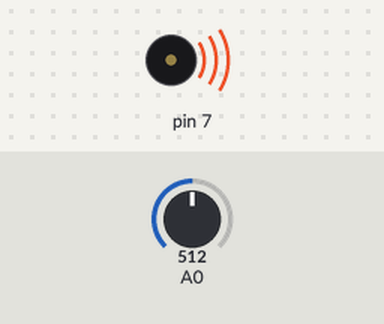
The sketch below on a simulated Arduino Uno, built with avr-gcc and run on an emulated ATmega328P. On the bench: buzzer (waves = sounding). The test bench sets the inputs (shaded band); at power-on: A0 = 512.

Above: at 1.2 s.
1.3 s: A0 set to 259
3.4 s: A0 set to 238
At 5.5 s:
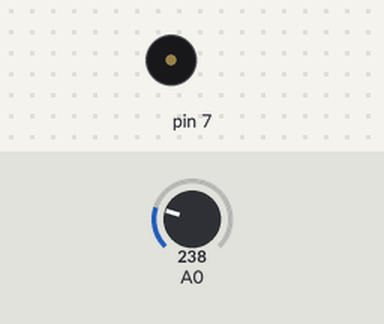
5.8 s: A0 set to 260
At 6.8 s:
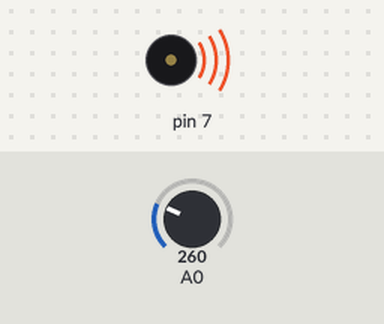
7.3 s: A0 set to 240
At 9.6 s:
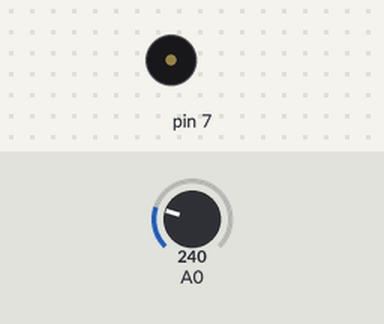
Timing chart, 0 to 10.7 s (numbered marks = the images above; inputs shaded):
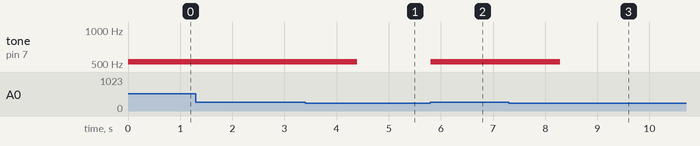

The sketch:

Gas_Sensor.ino
```cpp
int v_GasSen = 0;

void setup ()
{
pinMode (A0, INPUT);
pinMode (7, OUTPUT);
}
void loop ()
{
//Gas Sensor & Buzzer
v_GasSen = analogRead(A0);
if (v_GasSen >= 250)
{
	tone(7, 523, 1000); //play tone 60 (C5 = 523 Hz)
}
delay (10); // Delaying to improve the performance
}
```

Measured:
- the behaviour switches between 250 and 249 on A0 (found by bisection; images 0 and 1)
- after the input at 1.3 s, every drawn part: stays the same
- after the input at 3.4 s, tone on pin 7: 523 Hz → silent after 0.99 s
- after the input at 5.8 s, tone on pin 7: silent → 523 Hz at once
- after the input at 7.3 s, tone on pin 7: 523 Hz → silent after 0.99 s
